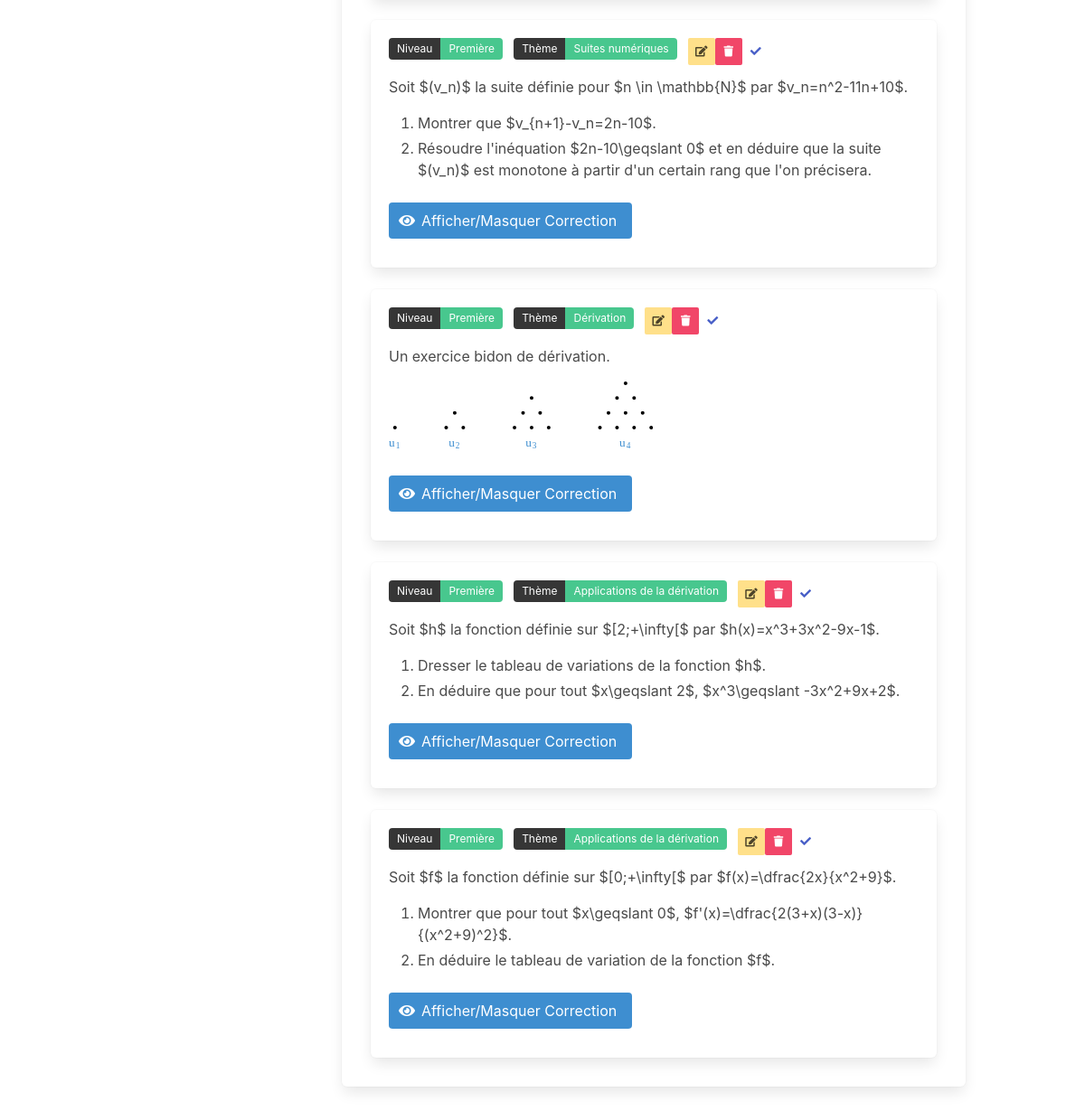
Before: /?level=Première (lower part) with the older database file.
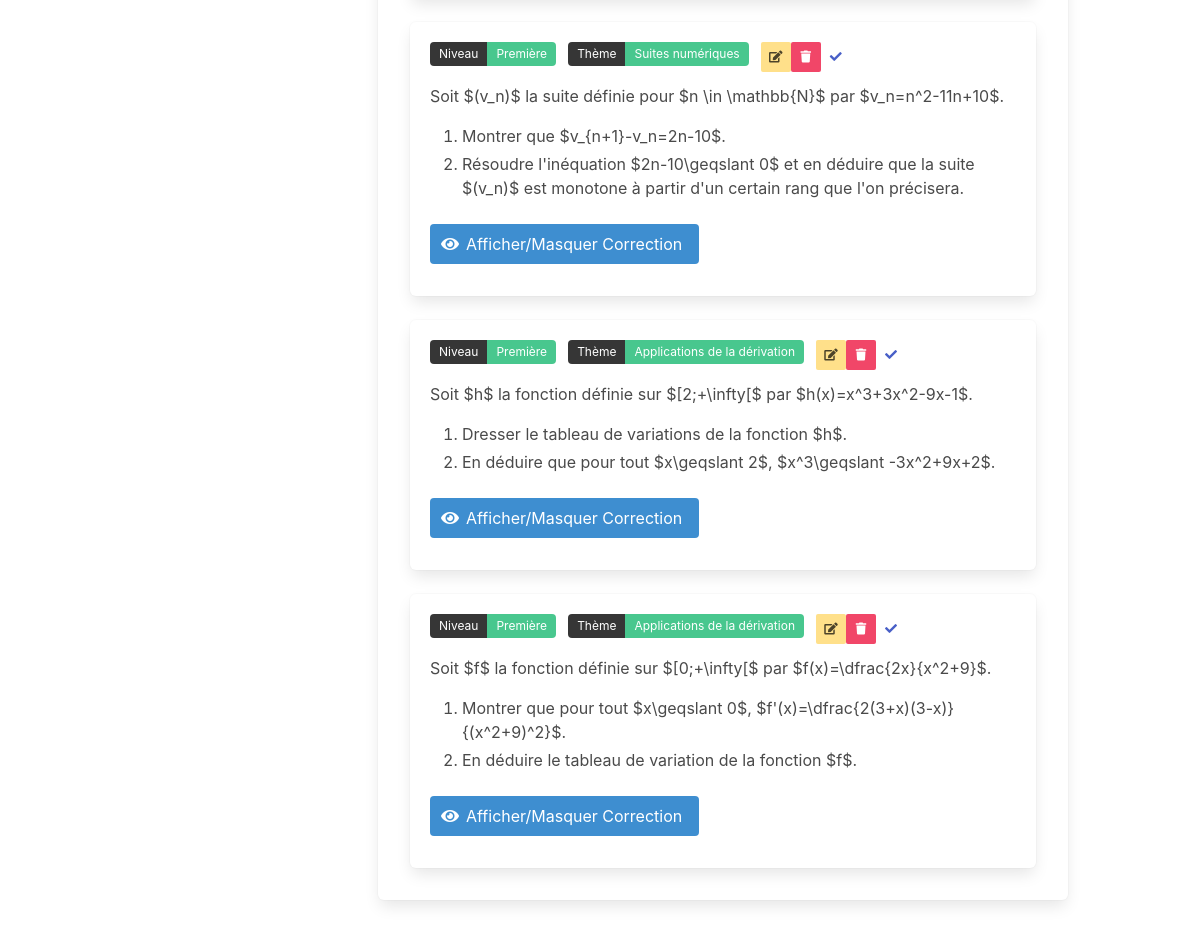
After: the same page with the newer database file.
### models.py (models this page shows, shortened)
class Exercice(db.Model):
    __tablename__ = 'exercices'
    id = db.Column(db.String, primary_key=True)
    level = db.Column(db.String, nullable=False)
    theme = db.Column(db.String, nullable=False)
    selected = db.Column(db.Boolean, default=False)
    content = db.Column(db.Text, nullable=False)
    latex_code = db.Column(db.Text, nullable=False)
    correction = db.Column(db.Text, nullable=False)
    latex_correction = db.Column(db.Text, nullable=False)

### app.py (the view)
@app.route('/')
def home():
    exercices = Exercice.query.all()
    selected_exercises = session.get('selected_exercises', [])
    return render_template('index.html', exercices=exercices, selected_exercises=selected_exercises)

### templates/index.html (shortened to what this page needs)
{% extends "base.html" %}
{% set dev_mode = true %}
{% block head %}
    <link rel="stylesheet" href="https://cdnjs.cloudflare.com/ajax/libs/bulma/0.9.3/css/bulma.min.css">
    <link rel="stylesheet" href="https://cdnjs.cloudflare.com/ajax/libs/font-awesome/5.15.4/css/all.min.css">
{% endblock %}
{% block content %}
    <div class="column">
        <div class="box">
                            {% set unique_themes = [] %}
                            {% for exercise in exercices %}
                                {% if exercise.theme not in unique_themes %}
                                    {% set _ = unique_themes.append(exercise.theme) %}
                                {% endif %}
                            {% endfor %}
                {% for exercice in exercices if exercice.level == request.args.get('level', 'Seconde') and (not request.args.get('theme') or request.args.get('theme') == 'all' or exercice.theme == request.args.get('theme')) %}
                    <div class="column is-full">
                        <div class="box {% if exercice.id in selected_exercises %}has-background-primary{% endif %}">
                            <div class="field is-grouped is-grouped-multiline">
                                <div class="control">
                                    <div class="tags has-addons">
                                        <span class="tag is-dark">Niveau</span>
                                        <span class="tag is-success">{{ exercice.level }}</span>
                                    </div>
                                </div>
                                <div class="control">
                                    <div class="tags has-addons">
                                        <span class="tag is-dark">Thème</span>
                                        <span class="tag is-success">{{ exercice.theme }}</span>
                                    </div>
                                </div>
                                {% if dev_mode %}
                                <div class="field is-pulled-right">
                                    <a class="button is-small is-warning" href="/edit_exercise?id={{ exercice.id }}">
                                        <span class="icon is-small">
                                            <i class="fas fa-edit"></i>
                                        </span>
                                    </a>
                                </div>
                                <div class="field is-pulled-right">
                                    <button class="button is-small is-danger" onclick="document.getElementById('deleteModal-{{ exercice.id }}').classList.add('is-active')">
                                        <span class="icon is-small">
                                            <i class="fas fa-trash"></i>
                                        </span>
                                    </button>
                                </div>
                                {% endif %}
                                <div class="field is-pulled-right">
                                    <form id="selectExerciseForm-{{ exercice.id }}" action="/select_exercise" method="post" style="display:inline;">
                                        <div class="tags has-addons">
                                            <button class="button is-small is-link is-inverted" type="submit">
                                                <span class="icon is-small">
                                                    <i class="fas {{ 'fa-times' if exercice.id in selected_exercises else 'fa-check' }}"></i>
                                                </span>
                                            </button>
                                        </div>
                                    </form>
                                </div>
                            </div>
                            <div class="content">{{ exercice.content | safe }}</div>
                            <div class="field">
                                <button class="button is-info" onclick="document.getElementById('correction-{{ loop.index }}').classList.toggle('is-hidden')">
                                    <span class="icon is-small">
                                        <i class="fas fa-eye"></i>
                                    </span>
                                    <span>Afficher/Masquer Correction</span>
                                </button>
                            </div>
                        </div>
                    </div>
                {% endfor %}
            </div>
        </div>
    </div>
{% endblock %}

### templates/base.html (shortened to what this page needs)
<!DOCTYPE html>
<html lang="en">
<head>
    <link rel="stylesheet" href="https://cdnjs.cloudflare.com/ajax/libs/bulma/0.9.3/css/bulma.min.css">
    <link rel="stylesheet" href="https://cdnjs.cloudflare.com/ajax/libs/font-awesome/5.15.4/css/all.min.css">
    <link rel="stylesheet" href="https://cdnjs.cloudflare.com/ajax/libs/highlight.js/11.7.0/styles/github.min.css">
    {% block head %}{% endblock %}
</head>
<body>
    <section class="section">
        <div class="container">
            <div class="columns">
                <div class="column is-one-quarter">
                </div>
                <div class="column">
                    {% block content %}{% endblock %}
                </div>
            </div>
    </section>
</body>
</html>

Changed rows visible on the page:
removed Exercice: level "Première", theme "Dérivation", content "Un exercice bidon de dérivation. u 1 u 2 u 3 u 4"
